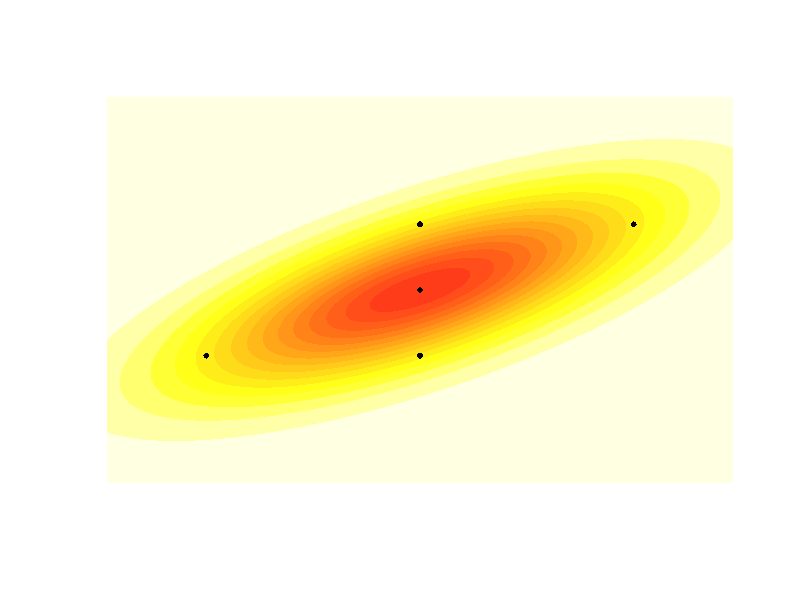

Generate this figure with R:
library(mvtnorm)
x.points <- seq(-3,3,length.out=100)
y.points <- x.points
z <- matrix(0,nrow=100,ncol=100)
mu <- c(0,0)
sigma <- matrix(c(2,1,1,1),nrow=2)
for (i in 1:100) {for (j in 1:100) {
  z[i,j] <- dmvnorm(c(x.points[i],y.points[j]),
                    mean=mu,sigma=sigma)
}}

plot(range(x.points), range(y.points), type = "n", xlab = "", ylab = "", 
     frame = FALSE, axes = FALSE)

lvls <- seq(0, .17, by = .01)
.filled.contour(x.points,y.points, z, levels = lvls, col = rev(heat.colors(length(lvls), alpha = .9)))

decomp <- chol(sigma)

q <- 2
lambda <- .1

pts <- rbind(
  c(0, 0), 
  sqrt(q + lambda) * decomp,
  - sqrt(q + lambda) * decomp)

points(pts[, 1], pts[, 2], pch = 16, cex = par()$cex * .75)